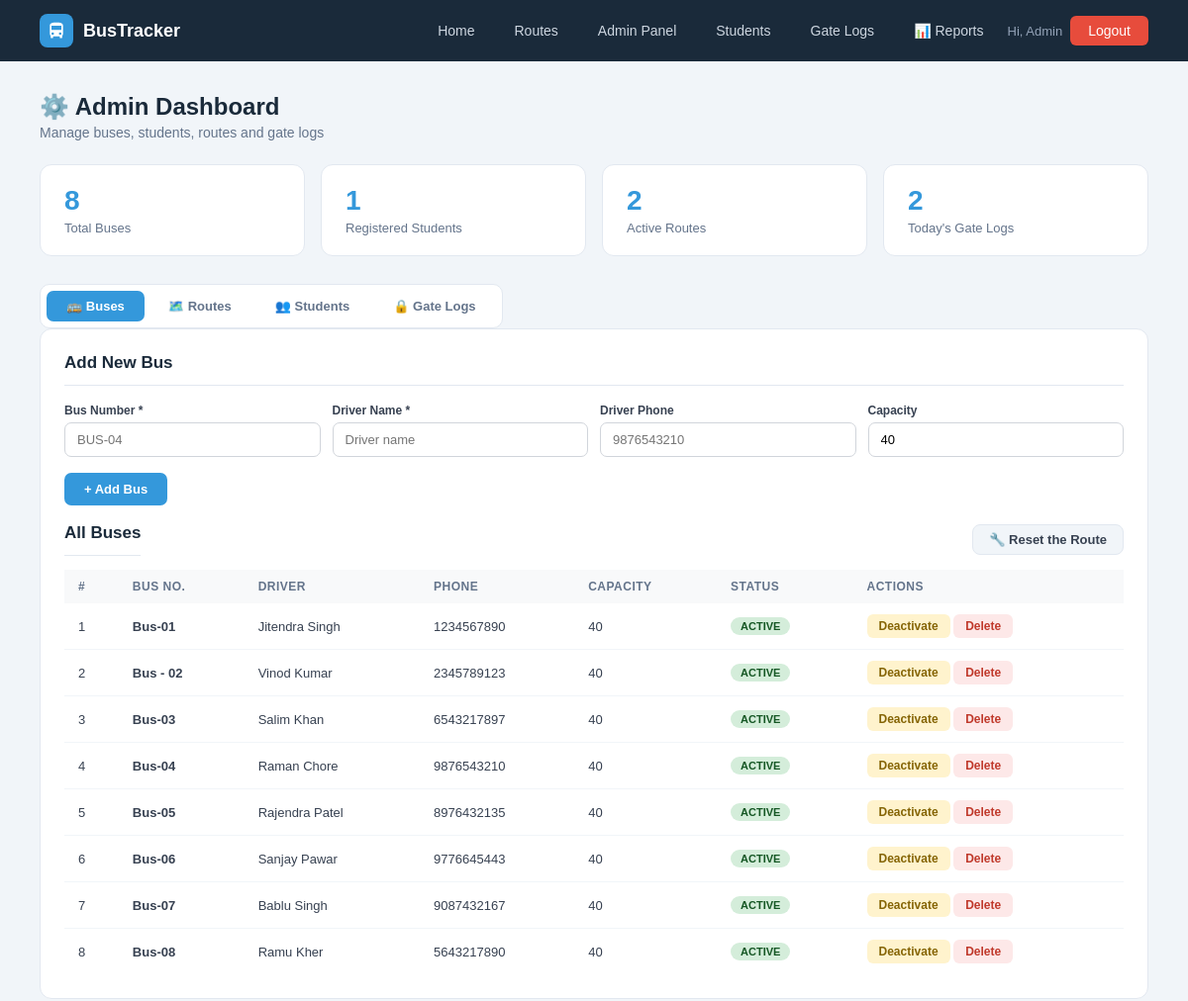
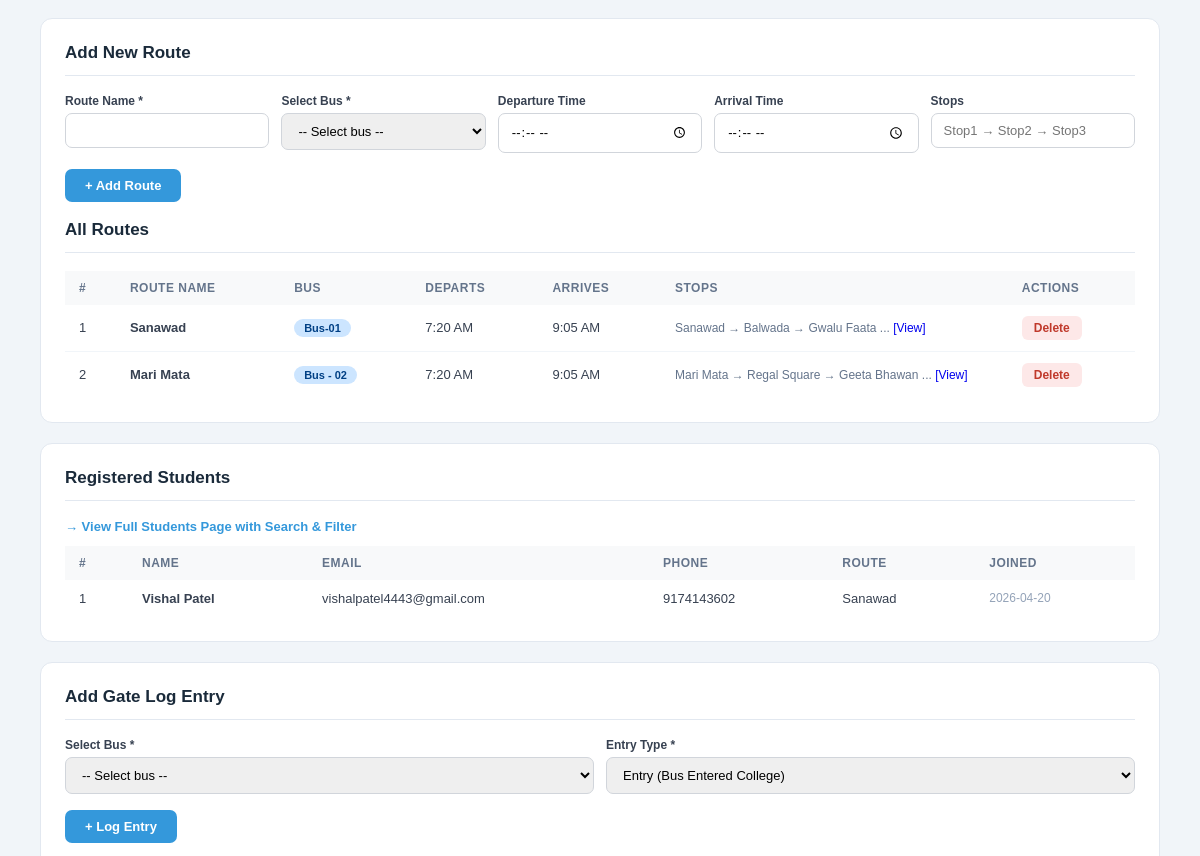
Page /admin (signed in, upper part) on the earlier database version (2 pictures, top to bottom).
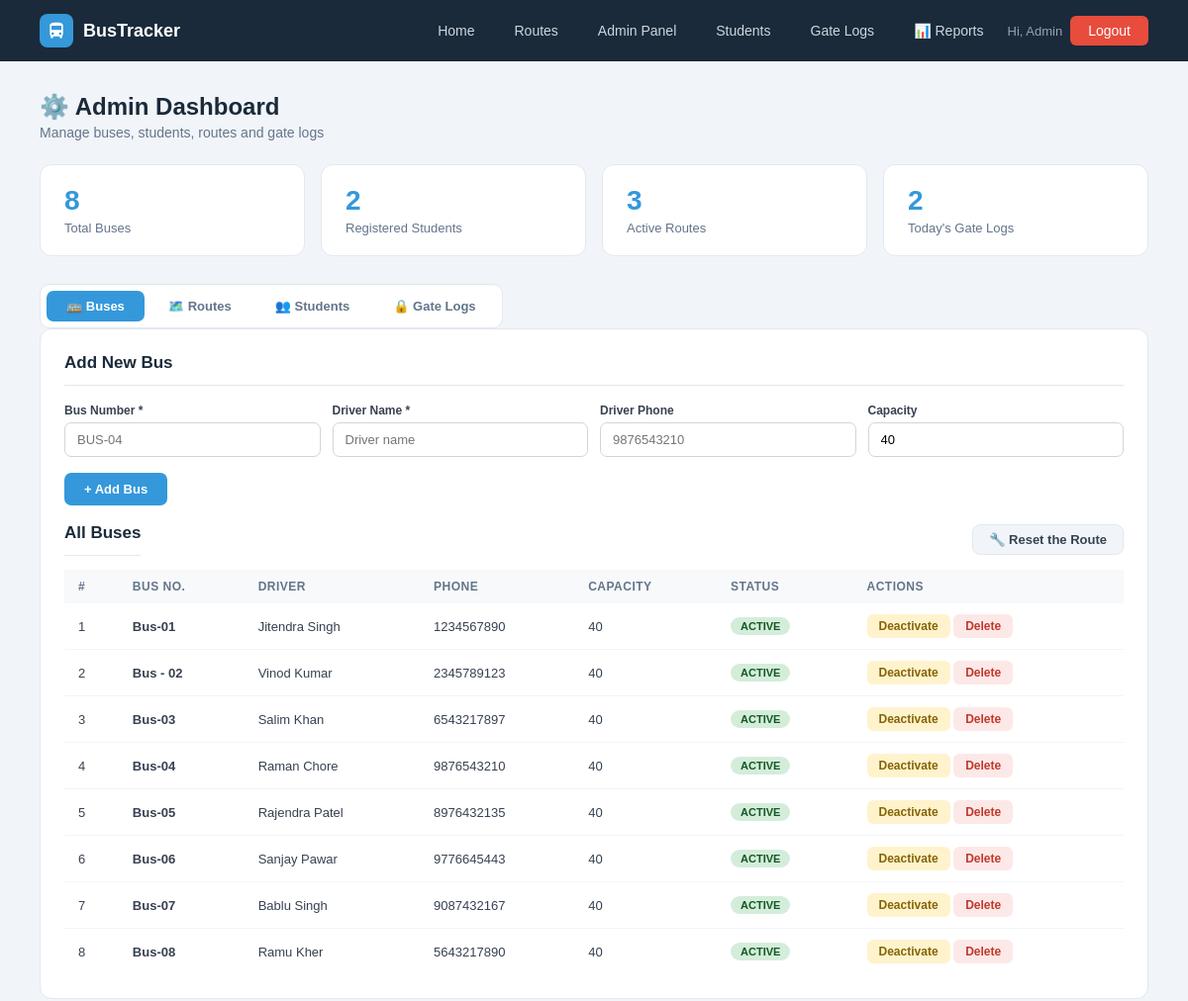
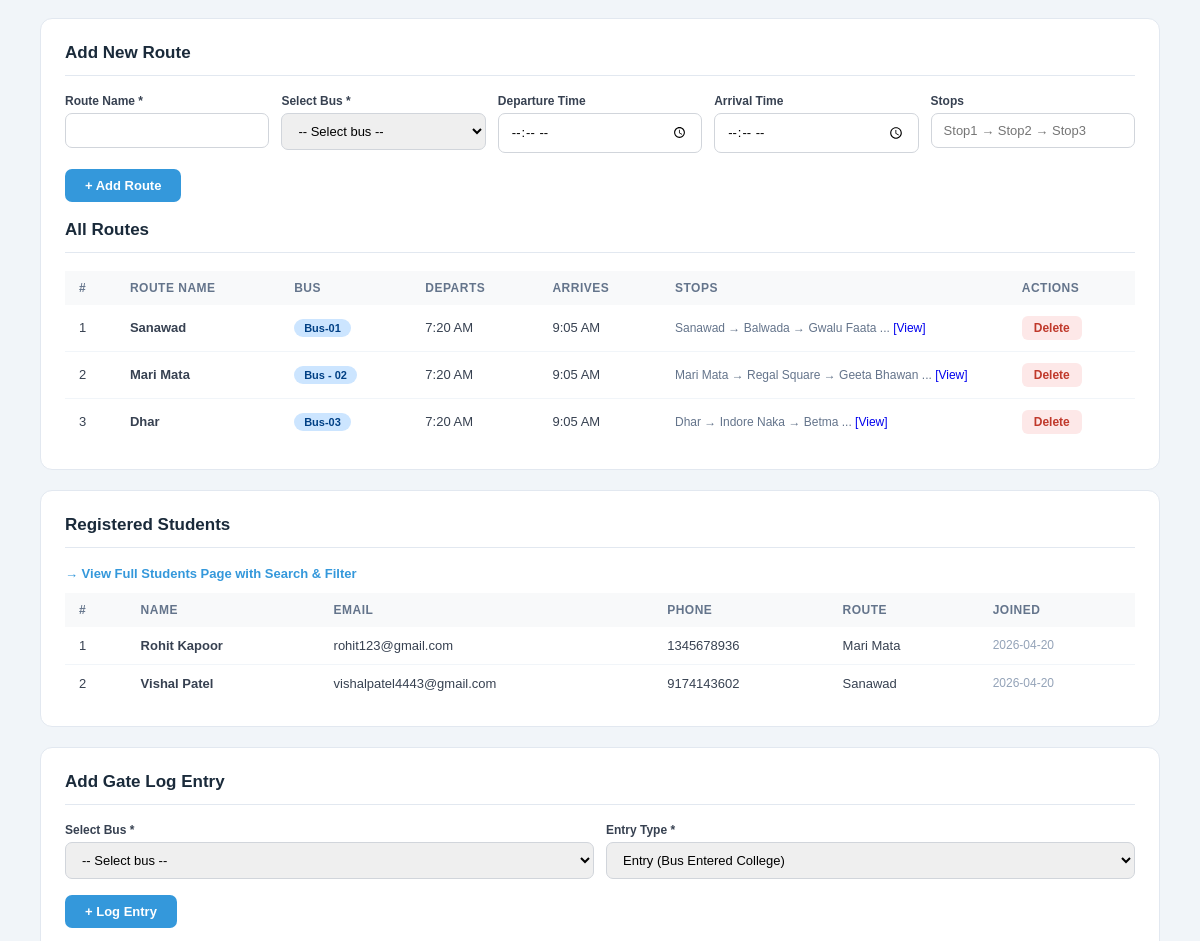
Same page on the later database version (2 pictures, top to bottom).
### tables this page shows
CREATE TABLE buses (
        id INTEGER PRIMARY KEY AUTOINCREMENT,
        bus_number TEXT UNIQUE NOT NULL, driver_name TEXT NOT NULL,
        driver_phone TEXT, capacity INTEGER DEFAULT 40,
        status TEXT DEFAULT 'active',
        current_lat REAL DEFAULT 22.7196, current_lng REAL DEFAULT 75.8577);

CREATE TABLE routes (
        id INTEGER PRIMARY KEY AUTOINCREMENT,
        route_name TEXT NOT NULL, bus_id INTEGER,
        start_point TEXT, end_point TEXT,
        departure_time TEXT, arrival_time TEXT, stops TEXT, original_bus_id INTEGER,
        FOREIGN KEY(bus_id) REFERENCES buses(id));

CREATE TABLE users (
        id INTEGER PRIMARY KEY AUTOINCREMENT,
        name TEXT NOT NULL, email TEXT UNIQUE NOT NULL,
        password TEXT NOT NULL, role TEXT DEFAULT 'student',
        phone TEXT, route_id INTEGER,
        created_at TIMESTAMP DEFAULT CURRENT_TIMESTAMP);

### app.py (the view)
@app.route('/admin')
@admin_required
def admin_dashboard():
    db = get_db()
    buses    = db.execute("SELECT * FROM buses").fetchall()
    students = db.execute('''SELECT u.*,r.route_name FROM users u
                             LEFT JOIN routes r ON u.route_id=r.id
                             WHERE u.role='student' ORDER BY u.created_at DESC''').fetchall()
    routes   = db.execute("SELECT r.*,b.bus_number FROM routes r LEFT JOIN buses b ON r.bus_id=b.id").fetchall()
    logs     = db.execute("SELECT * FROM gate_logs ORDER BY log_time DESC LIMIT 15").fetchall()
    stats = dict(
        total_buses=db.execute("SELECT COUNT(*) FROM buses").fetchone()[0],
        total_students=db.execute("SELECT COUNT(*) FROM users WHERE role='student'").fetchone()[0],
        total_routes=db.execute("SELECT COUNT(*) FROM routes").fetchone()[0],
        today_logs=db.execute("SELECT COUNT(*) FROM gate_logs WHERE DATE(log_time)=DATE('now')").fetchone()[0])
    db.close(); return render_template('admin.html', buses=buses, students=students, routes=routes, logs=logs, stats=stats)

### app.py (called while the page is built, shortened)
def get_db():
    conn = sqlite3.connect(DB)
    conn.row_factory = sqlite3.Row
    return conn

def admin_required(f):
    @wraps(f)
    def dec(*a, **kw):
        if 'admin' not in session:
            flash('Admin access required.', 'error')
            return redirect(url_for('admin_login'))
        return f(*a, **kw)
    return dec

@app.context_processor
def inject_notifications():
    return dict(notifications=[], unread_count=0)

### templates/admin.html (shortened to what the changed rows need)
{% extends "base.html" %}
{% block content %}
<div class="page">
    <div class="page-header">
        <div style="display:flex;gap:12px;align-items:flex-start;flex-wrap:wrap;justify-content:space-between;">
            <div>
                <h1>⚙️ Admin Dashboard</h1>
            </div>
        </div>
    </div>
    <div class="stat-cards">
        <div class="stat-card"><div class="num">{{ stats.total_students }}</div><div class="lbl">Registered Students</div></div>
        <div class="stat-card"><div class="num">{{ stats.total_routes }}</div><div class="lbl">Active Routes</div></div>
    </div>
    <div class="tab-wrap">
        <div class="tab-contents">
            <div class="panel" id="content-buses">
                <h2>Add New Bus</h2>
                <br>
                <div style="display:flex;align-items:center;justify-content:space-between;margin-bottom:14px;">
                    <h2 style="margin:0;">All Buses</h2>
                </div>
                <table>
                    <thead><tr><th>#</th><th>Bus No.</th><th>Driver</th><th>Phone</th><th>Capacity</th><th>Status</th><th>Actions</th></tr></thead>
                    <tbody>
                    {% for b in buses %}
                    <tr>
                        <td>{{ loop.index }}</td>
                        <td><b>{{ b.bus_number }}</b></td>
                        <td>{{ b.driver_name }}</td>
                        <td>{{ b.driver_phone or '—' }}</td>
                        <td>{{ b.capacity }}</td>
                        <td><span class="badge {{ 'badge-green' if b.status=='active' else 'badge-red' }}">{{ b.status.upper() }}</span></td>
                        <td>
                            {% if b.status == 'active' %}
                            <a href="{{ url_for('bus_status', bid=b.id, status='inactive') }}" class="btn-sm btn-warning">Deactivate</a>
                            {% else %}
                            <a href="{{ url_for('bus_status', bid=b.id, status='active') }}" class="btn-sm btn-success">Activate</a>
                            {% endif %}
                            <a href="{{ url_for('delete_bus', bid=b.id) }}" class="btn-sm btn-danger">Delete</a>
                        </td>
                    </tr>
                    {% else %}
                    <tr><td colspan="7" style="text-align:center;color:#94a3b8;padding:24px">No buses found.</td></tr>
                    {% endfor %}
                    </tbody>
                </table>
            </div>
           <div class="panel" id="content-routes">
             <h2>Add New Route</h2>
            <br>
             <h2>All Routes</h2>
             <table>
                <thead>
                    <tr>
                        <th>#</th>
                        <th>Route Name</th>
                        <th>Bus</th>
                        <th>Departs</th>
                        <th>Arrives</th>
                        <th>Stops</th>
                        <th>Actions</th>
                    </tr>
                </thead>
                <tbody>
                    {% for r in routes %}
                    <tr>
                        <td>{{ loop.index }}</td>
                        <td><b>{{ r.route_name }}</b></td>
                        <td><span class="badge badge-blue">{{ r.bus_number or 'N/A' }}</span></td>
                        <td>
                            {% if r.departure_time %}
                                {{ (r.departure_time[:2]|int % 12 or 12) }}:{{ r.departure_time[3:] }}
                                {{ 'AM' if r.departure_time[:2]|int < 12 else 'PM' }}
                            {% else %}
                                 —
                            {% endif %}
                        </td>
                        <td>
                            {% if r.arrival_time %}
                                {{ (r.arrival_time[:2]|int % 12 or 12) }}:{{ r.arrival_time[3:] }}
                                {{ 'AM' if r.arrival_time[:2]|int < 12 else 'PM' }}
                            {% else %}
                               —
                            {% endif %}
                        </td>
                        <td style="max-width:240px;font-size:12px;color:#64748b">
                        {% if r.stops %}
                        {% set stop_list = r.stops.replace(',','→').split('→') %}
                        {{ stop_list[0].strip() }}
                        {% if stop_list|length > 1 %} → {{ stop_list[1].strip() }}{% endif %}
                        {% if stop_list|length > 2 %} → {{ stop_list[2].strip() }}{% endif %}
                        {% if stop_list|length > 3 %}
                            ...
                            <a href="#" onclick="alert(`{{ r.stops }}`)">[View]</a>
                        {% endif %}
                {% else %}
                    —
                {% endif %}
            </td>
            <td>
                <a href="{{ url_for('delete_route', rid=r.id) }}"
                   onclick="return confirm('Are you sure you want to delete this route?')"
                   class="btn-sm btn-danger">
                   Delete
                </a>
            </td>
        </tr>
        {% else %}
        <tr>
            <td colspan="7" style="text-align:center;color:#94a3b8;padding:24px">
                No routes found.
            </td>
        </tr>
        {% endfor %}
        </tbody>
    </table>
</div>
            <div class="panel" id="content-students">
                <h2>Registered Students</h2>
                <table>
                    <thead><tr><th>#</th><th>Name</th><th>Email</th><th>Phone</th><th>Route</th><th>Joined</th></tr></thead>
                    <tbody>
                    {% for s in students[:10] %}
                    <tr>
                        <td>{{ loop.index }}</td>
                        <td><b>{{ s.name }}</b></td>
                        <td>{{ s.email }}</td>
                        <td>{{ s.phone or '—' }}</td>
                        <td>{{ s.route_name or '—' }}</td>
                        <td style="font-size:12px;color:#94a3b8">{{ s.created_at[:10] if s.created_at else '—' }}</td>
                    </tr>
                    {% else %}
                    <tr><td colspan="6" style="text-align:center;color:#94a3b8;padding:24px">No students registered.</td></tr>
                    {% endfor %}
                    </tbody>
                </table>
            </div>
            <div class="panel" id="content-logs">
                <h2>Add Gate Log Entry</h2>
                <br>
            </div>
        </div>
    </div>
</div>
{% endblock %}

Differences in the rows shown:
added routes: route_name "Dhar", bus_number "Bus-03", (r.departure_time[:2]|int%12or12) "7", departure_time "20", departure_time "AM", (r.arrival_time[:2]|int%12or12) "9", arrival_time "05", arrival_time "AM", stop_list "Dhar", stop_list "Indore Naka", stop_list "Betma"
added users: name "Rohit Kapoor", email "rohit123@gmail.com", phone "1345678936", route_name "Mari Mata", created_at "2026-04-20"
Other differences:
{{ stats.total_students }}: "1" → "2"
{{ stats.total_routes }}: "2" → "3"
